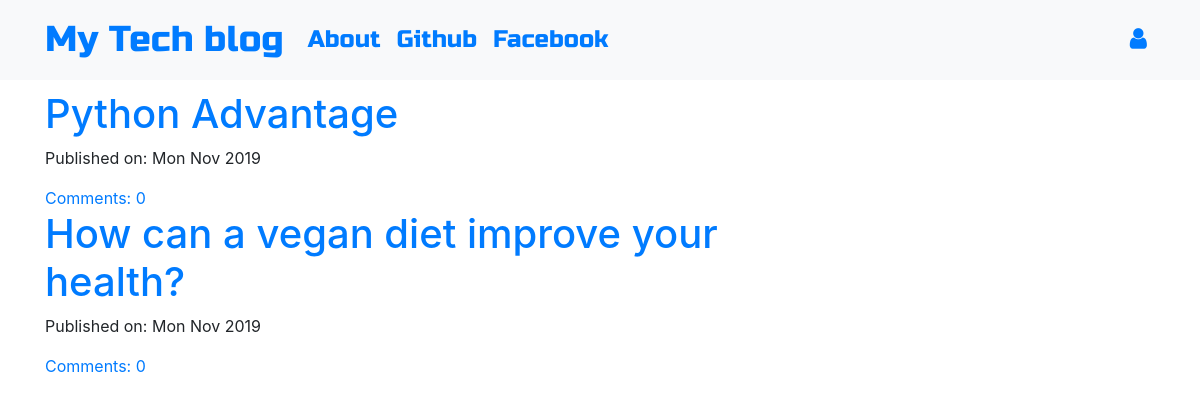
The page / on the database its author committed.
### blog/models.py (models this page shows, shortened)
class Post(models.Model):
    author = models.ForeignKey('auth.User',on_delete=models.CASCADE)
    title = models.CharField(max_length=200)
    text = models.TextField()
    created_date = models.DateTimeField(default=timezone.now)
    published_date = models.DateTimeField(blank=True, null=True)
    def approve_comments(self):
        return self.comments.filter(approved_comment=True)

### blog/views.py (the view)
# urls.py: path('',views.PostListView.as_view(),name='post_list'),
class PostListView(ListView):
    model = Post
    def get_queryset(self):
        return Post.objects.filter(published_date__lte=timezone.now()).order_by('-published_date')

### blog/templates/blog/post_list.html
{% extends 'blog/base.html' %}
{% block content %}
<div class="centerstage">
    {% for post in post_list %}
        <div class="post">
            <h1><a href="{% url 'post_detail' pk=post.pk %}">{{ post.title }}</a></h1>
            <div class="date">
                <p>Published on: {{ post.published_date|date:"D M Y"}}</p>
            </div>
            <a href="{% url 'post_detail' pk=post.pk %}">Comments: {{ post.approve_comments.count }}</a>
        </div>
    {% endfor %}
</div>
{% endblock %}

### blog/templates/blog/base.html (shortened to what this page needs)
<!DOCTYPE html>
{% load static %}
<html>
  <head>
    <link rel="stylesheet" href="https://stackpath.bootstrapcdn.com/bootstrap/4.1.3/css/bootstrap.min.css"
>
    <link href="https://maxcdn.bootstrapcdn.com/font-awesome/4.7.0/css/font-awesome.min.css" rel="stylesheet">
    <link rel="stylesheet" href="//cdn.jsdelivr.net/medium-editor/latest/css/medium-editor.min.css" type="text/css" media="screen" charset="utf-8">
    <link rel="stylesheet" href="{% static 'css/blog.css' %}">
  </head>
  <body class='loader'>
    <nav class="navbar navbar-expand-lg bg-light techfont">
      <div class="container">
        <div class="navbar-nav align-items-center">
          <a class="navbar-brand bigbrand" href="{% url 'post_list' %}">My Tech blog</a>
          <a class="nav-item nav-link" href="{% url 'about' %}">About</a>
          <a class="nav-item nav-link" href="https://www.github.com">Github</a>
          <a class="nav-item nav-link" href="https://www.facebook.com">Facebook</a>
        </div>
        <div class="navbar-nav align-items-center ml-auto">
          {% if user.is_authenticated %}
            <a class="nav-item nav-link" href="{% url 'post_new' %}">New Post</a>
            <a class="nav-item nav-link" href="{% url 'post_draft_list' %}">Drafts</a>
            <a class="nav-item nav-link" href="{% url 'logout' %}">Log out</a>
            <a >Welcome: {{ user.username }}</a>
          {% else %}
            <a class="nav-item nav-link" href="{% url 'login' %}" aria-label="Login">
              <span class="fa fa-user" aria-hidden="true"></span></a>
          {% endif %}
        </div>
      </div>
    </nav>
          <div class="content container">
              <div class="row">
                  <div class="col-md-8">
                    <div class="blog_posts">
                      {% block content %}
                      {% endblock %}
                    </div>
                  </div>
              </div>
          </div>
  </body>
</html>

### blog/static/css/blog.css (style rules this page uses)
.techfont { font-family: 'Russo One', sans-serif; font-size: 1.5em; margin-bottom: 10px; }
.centerstage { margin-left: auto; margin-right: auto; }
.bigbrand { font-size: 1.5em; }
.loader { filter:hue-rotate(0deg); color: linear-gradient(45deg,#0f8,#08f); animation:hue 5000ms infinite linear; }

### rows shown on the page
Post: title "Python Advantage", published_date "Mon Nov 2019", approve_comments.count "0"
Post: title "How can a vegan diet improve your health?", published_date "Mon Nov 2019", approve_comments.count "0"
